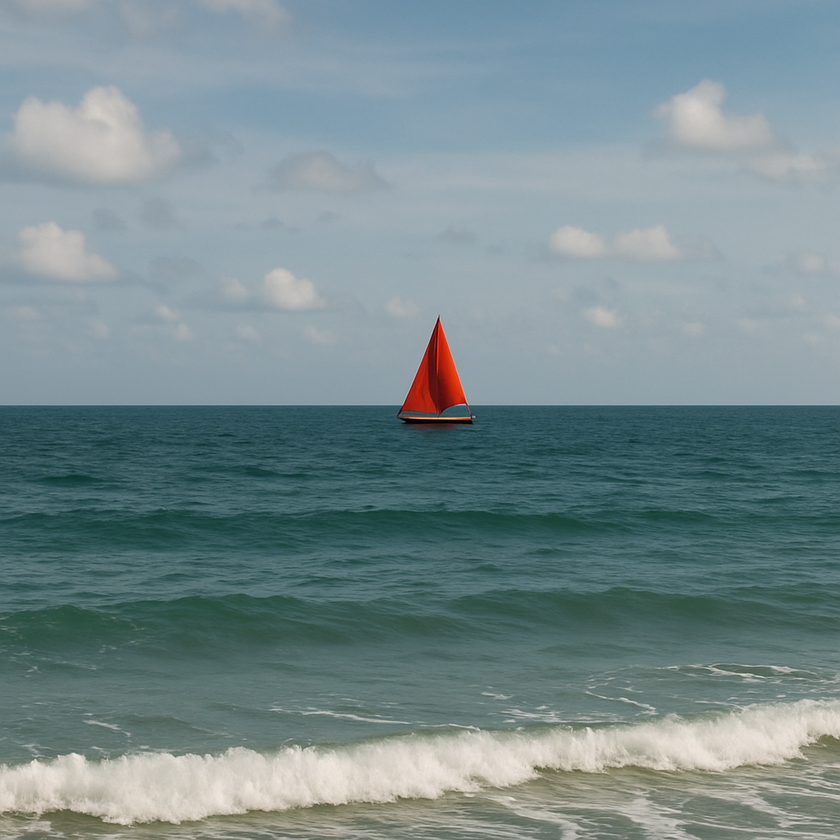
#> input picture pics/boat.png, 840 x 840 px, shrunk from 1024 x 1024 before the run
$ python template_matching.py
#> lines starting #> are read from the running program, lines starting #| are printed output that depends on the picture; after the words box and inside, x2 and y2 are one past the last pixel; in counts of white or black regions, pixels touching at a corner belong together
import cv2 as cv
import numpy as np

img = cv.imread('pics/boat.png')
#> img is the input picture: shape (840, 840, 3); mean B, G, R 142, 139, 119.5
imgray = cv.cvtColor(img, cv.COLOR_BGR2GRAY)
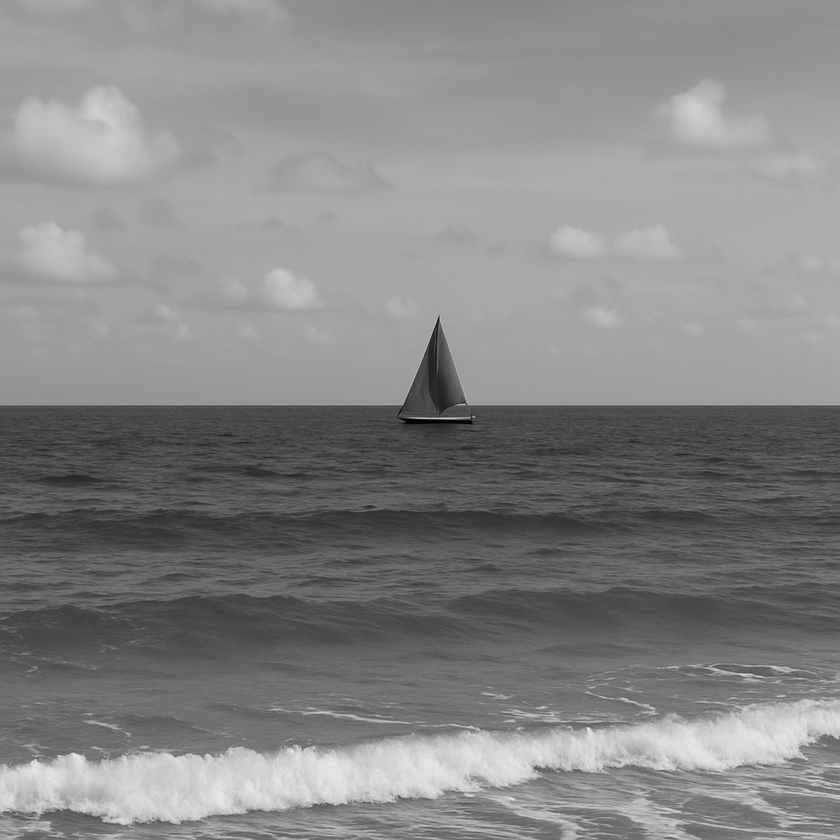
#> imgray: shape (840, 840); min 0, max 234, mean 133.5
template = cv.imread("pics/small_boat.png", 0)
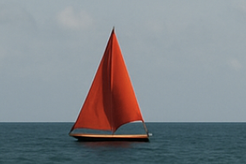
#> input picture pics/small_boat.png, 246 x 164 px, shrunk from 300 x 200 before the run
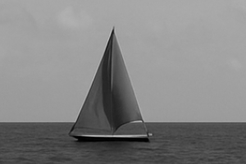
#> template: shape (164, 246); min 0, max 186, mean 131.2
w, h = template.shape[::-1]
#> w = 246; h = 164

res = cv.matchTemplate(imgray, template, cv.TM_CCOEFF_NORMED)
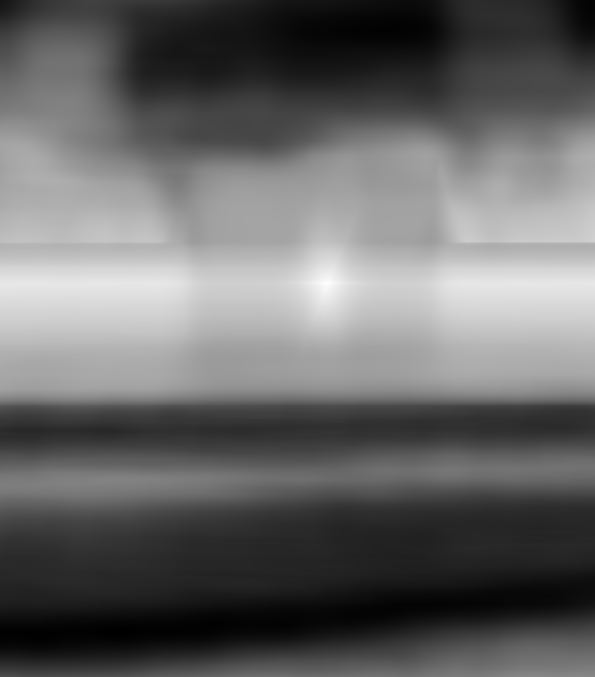
#> res: shape (677, 595) float32; min -0.799, max 0.979, mean -0.0814; drawn with min black and max white
print(res)
#> (printed output is left out)
threshold = 0.97848
loc = np.where(res >= threshold)
#> loc = ([283], [327])
print(loc)
#| (array([283]), array([327]))

for pt in zip(*loc[::-1]):
  cv.rectangle(img, pt, (pt[0] + w, pt[1] + h), (0 , 255 , 0), 1)
#> this loop made 1 pass
#> pt on pass 1: (327, 283)
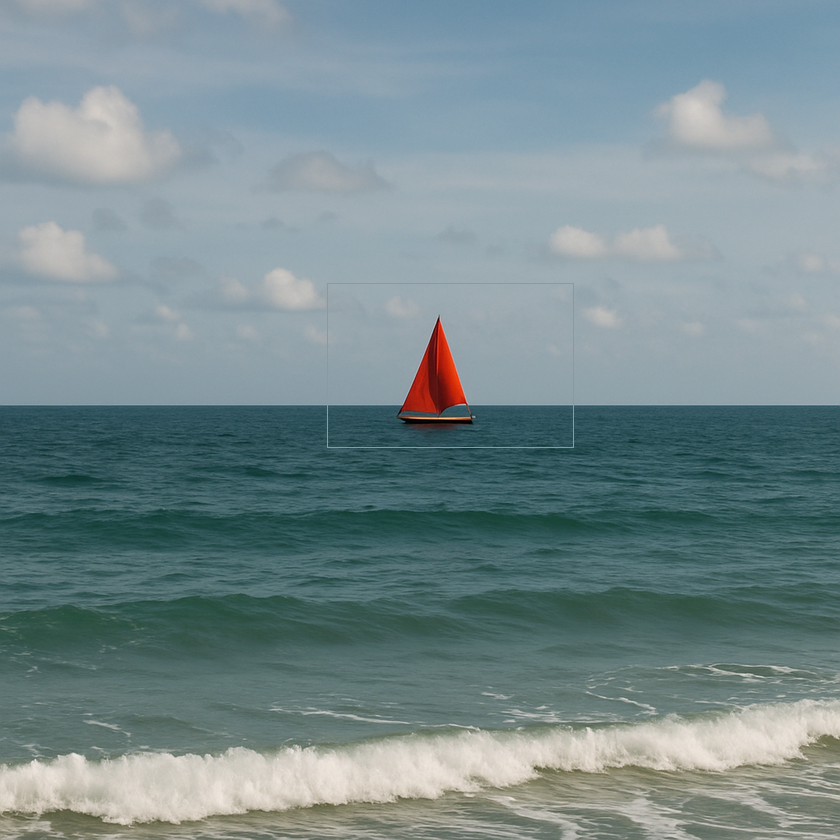
#> img: shape (840, 840, 3); 0.12% of pixels changed, all inside (x1, y1, x2, y2) = (327, 283, 574, 448)

cv.imshow("img", img)
cv.waitKey(0)
cv.destroyAllWindows()
